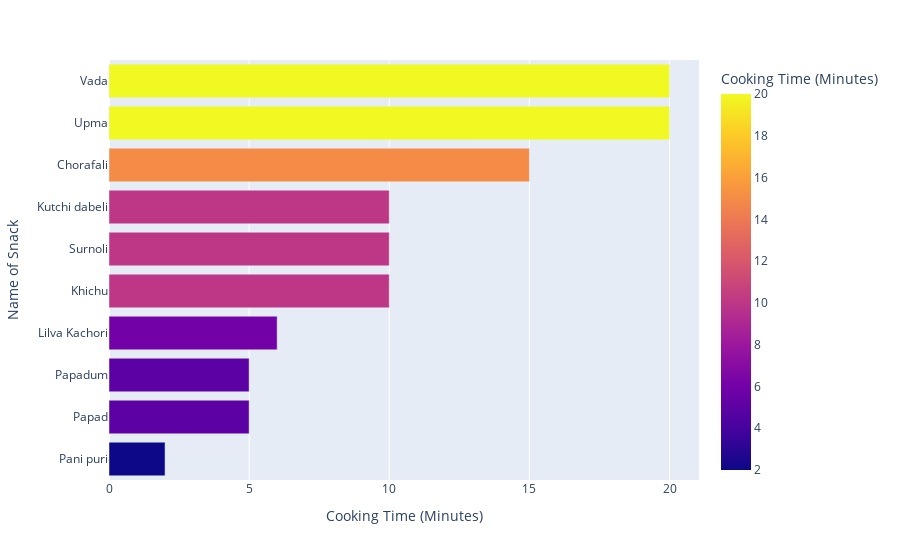

Notebook cell for this chart:
### Markdown cell above
<a id='top_10_shortest_cooking_dishes'></a>
### Top 10 Snacks with Shortest Cooking Time

### Code cell
snaks_df = cuisine_data[cuisine_data['course']=='snack']
short_sort_snack_df = snaks_df.sort_values(['cook_time'], ascending=True).iloc[:10, :]

fig = px.bar(short_sort_snack_df, x='cook_time', y='name', orientation='h', color='cook_time',
            labels={'name': 'Name of Snack', 'cook_time': 'Cooking Time (Minutes)'})
fig.show()

### Figure 1 — Plotly figure (JSON) as saved in the notebook; plotly's stock layout.template omitted (floating-point values rounded to 4 significant figures)
{"data": [{"alignmentgroup": "True", "hovertemplate": "Cooking Time (Minutes)=%{marker.color}<br>Name of Snack=%{y}<extra></extra>", "legendgroup": "", "marker": {"color": [2, 5, 5, 6, 10, 10, 10, 15, 20, 20], "coloraxis": "coloraxis"}, "name": "", "offsetgroup": "", "orientation": "h", "showlegend": false, "textposition": "auto", "type": "bar", "x": [2, 5, 5, 6, 10, 10, 10, 15, 20, 20], "xaxis": "x", "y": ["Pani puri", "Papad", "Papadum", "Lilva Kachori", "Khichu", "Surnoli", "Kutchi dabeli", "Chorafali", "Upma", "Vada"], "yaxis": "y"}], "layout": {"barmode": "relative", "coloraxis": {"colorbar": {"title": {"text": "Cooking Time (Minutes)"}}, "colorscale": [[0, "#0d0887"], [0.1111, "#46039f"], [0.2222, "#7201a8"], [0.3333, "#9c179e"], [0.4444, "#bd3786"], [0.5556, "#d8576b"], [0.6667, "#ed7953"], [0.7778, "#fb9f3a"], [0.8889, "#fdca26"], [1, "#f0f921"]]}, "legend": {"tracegroupgap": 0}, "margin": {"t": 60}, "xaxis": {"anchor": "y", "domain": [0, 1], "title": {"text": "Cooking Time (Minutes)"}}, "yaxis": {"anchor": "x", "domain": [0, 1], "title": {"text": "Name of Snack"}}}}
